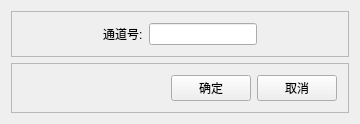
<?xml version="1.0" encoding="UTF-8"?>
<ui version="4.0">
 <class>AddChannelDlgClass</class>
 <widget class="QWidget" name="AddChannelDlgClass">
  <property name="geometry">
   <rect>
    <x>0</x>
    <y>0</y>
    <width>360</width>
    <height>107</height>
   </rect>
  </property>
  <property name="windowTitle">
   <string>AddChannelDlg</string>
  </property>
  <layout class="QVBoxLayout" name="verticalLayout">
   <item>
    <widget class="QFrame" name="frame">
     <property name="frameShape">
      <enum>QFrame::StyledPanel</enum>
     </property>
     <property name="frameShadow">
      <enum>QFrame::Raised</enum>
     </property>
     <layout class="QHBoxLayout" name="horizontalLayout">
      <item>
       <spacer name="horizontalSpacer">
        <property name="orientation">
         <enum>Qt::Horizontal</enum>
        </property>
        <property name="sizeHint" stdset="0">
         <size>
          <width>40</width>
          <height>20</height>
         </size>
        </property>
       </spacer>
      </item>
      <item>
       <widget class="QLabel" name="label">
        <property name="text">
         <string>通道号:</string>
        </property>
       </widget>
      </item>
      <item>
       <widget class="QLineEdit" name="le_channelNum"/>
      </item>
      <item>
       <spacer name="horizontalSpacer_2">
        <property name="orientation">
         <enum>Qt::Horizontal</enum>
        </property>
        <property name="sizeHint" stdset="0">
         <size>
          <width>40</width>
          <height>20</height>
         </size>
        </property>
       </spacer>
      </item>
     </layout>
    </widget>
   </item>
   <item>
    <widget class="QFrame" name="frame_2">
     <property name="frameShape">
      <enum>QFrame::StyledPanel</enum>
     </property>
     <property name="frameShadow">
      <enum>QFrame::Raised</enum>
     </property>
     <layout class="QHBoxLayout" name="horizontalLayout_2">
      <item>
       <spacer name="horizontalSpacer_3">
        <property name="orientation">
         <enum>Qt::Horizontal</enum>
        </property>
        <property name="sizeHint" stdset="0">
         <size>
          <width>40</width>
          <height>20</height>
         </size>
        </property>
       </spacer>
      </item>
      <item>
       <widget class="QPushButton" name="pb_ok">
        <property name="text">
         <string>确定</string>
        </property>
       </widget>
      </item>
      <item>
       <widget class="QPushButton" name="pb_cancel">
        <property name="text">
         <string>取消</string>
        </property>
       </widget>
      </item>
     </layout>
    </widget>
   </item>
  </layout>
 </widget>
 <layoutdefault spacing="6" margin="11"/>
 <resources/>
 <connections/>
</ui>
